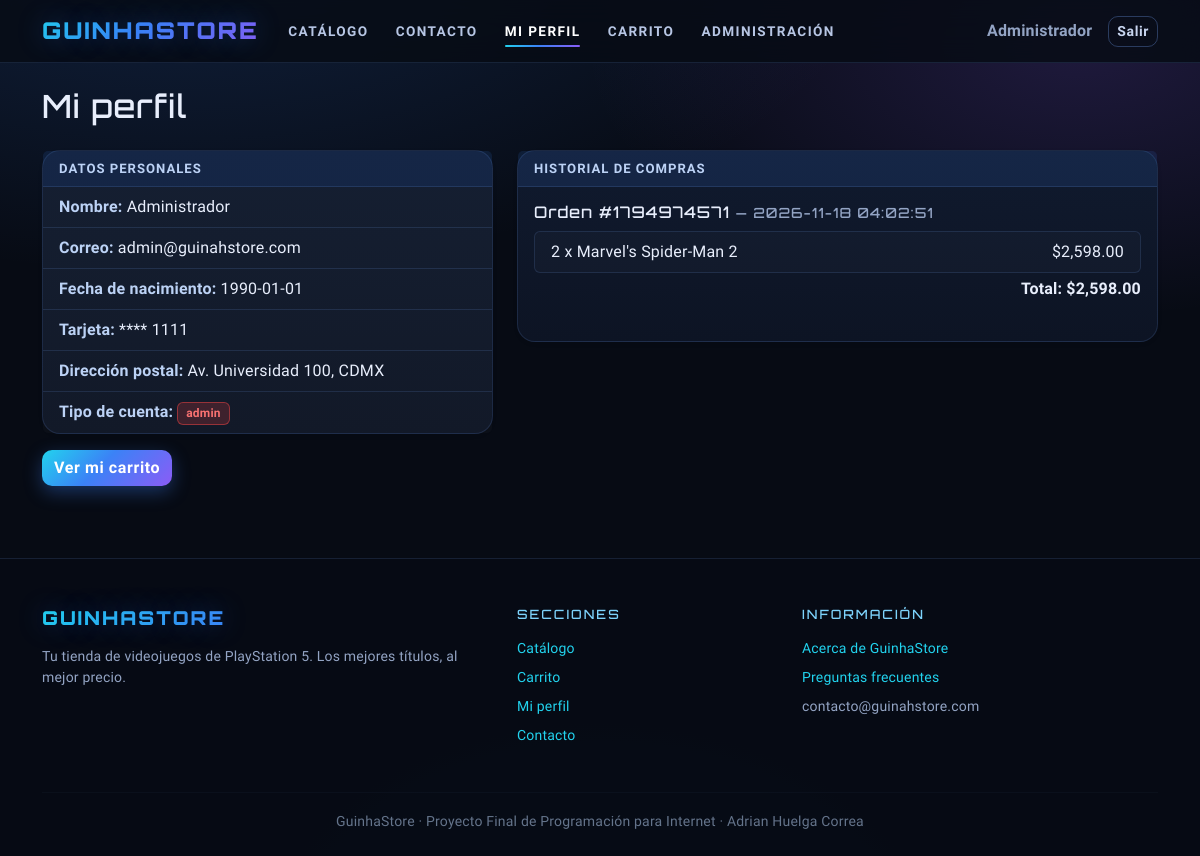
The app's page /perfil.php (signed in) with its own data.
### tables this page shows
CREATE TABLE `usuarios` (
  `id` int(11) NOT NULL AUTO_INCREMENT,
  `nombre` varchar(100) NOT NULL,
  `correo` varchar(150) NOT NULL,
  `contrasena` varchar(255) NOT NULL,
  `fecha_nacimiento` date DEFAULT NULL,
  `num_tarjeta` varchar(20) DEFAULT NULL,
  `direccion_postal` varchar(200) DEFAULT NULL,
  `rol` enum('cliente','admin') NOT NULL DEFAULT 'cliente',
  PRIMARY KEY (`id`),
  UNIQUE KEY `uq_correo` (`correo`)
);

CREATE TABLE `historial` (
  `id` int(11) NOT NULL AUTO_INCREMENT,
  `id_orden` int(11) NOT NULL,
  `id_usuario` int(11) NOT NULL,
  `id_producto` int(11) NOT NULL,
  `cantidad` int(11) NOT NULL DEFAULT 1,
  `precio_unitario` decimal(10,2) NOT NULL DEFAULT 0.00,
  `fecha` datetime NOT NULL DEFAULT current_timestamp(),
  PRIMARY KEY (`id`),
  KEY `idx_hist_usuario` (`id_usuario`),
  KEY `id_producto` (`id_producto`),
  CONSTRAINT `historial_ibfk_1` FOREIGN KEY (`id_usuario`) REFERENCES `usuarios` (`id`) ON DELETE CASCADE,
  CONSTRAINT `historial_ibfk_2` FOREIGN KEY (`id_producto`) REFERENCES `productos` (`id`) ON DELETE CASCADE
);

CREATE TABLE `productos` (
  `id` int(11) NOT NULL AUTO_INCREMENT,
  `nombre` varchar(150) NOT NULL,
  `descripcion` text DEFAULT NULL,
  `foto` mediumblob DEFAULT NULL,
  `precio` decimal(10,2) NOT NULL DEFAULT 0.00,
  `stock` int(11) NOT NULL DEFAULT 0,
  `fabricante` varchar(100) DEFAULT NULL,
  `origen` varchar(100) DEFAULT NULL,
  PRIMARY KEY (`id`)
);

### html/auth.php (called while the page is built, shortened)
<?php
function usuarioActual()
{
    return $_SESSION["usuario"] ?? null;
}

### html/util.php (called while the page is built, shortened)
<?php
function precio($valor)
{
    return "$" . number_format((float) $valor, 2);
}

### html/perfil.php (the view, shortened to what this page needs)
<?php
require "conexion.php";
require "util.php";
require "auth.php";
$usuario = usuarioActual();
$stmt = mysqli_prepare($con, "SELECT nombre, correo, fecha_nacimiento, num_tarjeta, direccion_postal, rol
                              FROM usuarios WHERE id = ?");
mysqli_stmt_bind_param($stmt, "i", $usuario["id"]);
mysqli_stmt_execute($stmt);
$r = mysqli_stmt_get_result($stmt);
$datos = mysqli_fetch_assoc($r);
$stmt = mysqli_prepare($con, "SELECT h.id_orden, h.cantidad, h.precio_unitario, h.fecha, p.nombre
                              FROM historial h JOIN productos p ON h.id_producto = p.id
                              WHERE h.id_usuario = ?
                              ORDER BY h.id_orden DESC, h.id ASC");
mysqli_stmt_bind_param($stmt, "i", $usuario["id"]);
mysqli_stmt_execute($stmt);
$r = mysqli_stmt_get_result($stmt);
$compras = mysqli_fetch_all($r, MYSQLI_ASSOC);
$ordenes = array();
foreach ($compras as $c) {
    if (!isset($ordenes[$c["id_orden"]])) {
        $ordenes[$c["id_orden"]] = array("fecha" => $c["fecha"], "items" => array(), "total" => 0);
    }
    $ordenes[$c["id_orden"]]["items"][] = $c;
    $ordenes[$c["id_orden"]]["total"] += $c["cantidad"] * $c["precio_unitario"];
}
$paginaActiva = "perfil";
include "header.php";
?>
<h1 class="h2 mb-4">Mi perfil</h1>
<div class="row g-4">
    <div class="col-lg-5">
        <div class="card shadow-sm">
            <div class="card-header bg-dark text-white">Datos personales</div>
            <ul class="list-group list-group-flush">
                <li class="list-group-item"><strong>Nombre:</strong> <?php echo htmlspecialchars($datos["nombre"]); ?></li>
                <li class="list-group-item"><strong>Correo:</strong> <?php echo htmlspecialchars($datos["correo"]); ?></li>
                <li class="list-group-item"><strong>Fecha de nacimiento:</strong>
                    <?php echo htmlspecialchars($datos["fecha_nacimiento"]); ?></li>
                <li class="list-group-item"><strong>Tarjeta:</strong>
                    **** <?php echo htmlspecialchars(substr($datos["num_tarjeta"], -4)); ?></li>
                <li class="list-group-item"><strong>Dirección postal:</strong>
                    <?php echo htmlspecialchars($datos["direccion_postal"]); ?></li>
                <li class="list-group-item"><strong>Tipo de cuenta:</strong>
                    <span class="badge bg-<?php echo $datos["rol"] === "admin" ? "danger" : "secondary"; ?>">
                        <?php echo htmlspecialchars($datos["rol"]); ?>
                    </span>
                </li>
            </ul>
        </div>
        <a href="carrito.php" class="btn btn-primary mt-3">Ver mi carrito</a>
    </div>
    <div class="col-lg-7">
        <div class="card shadow-sm">
            <div class="card-header bg-dark text-white">Historial de compras</div>
            <div class="card-body">
                <?php if (count($ordenes) === 0) { ?>
                    <p class="text-muted mb-0">Todavía no has realizado compras. <a href="index.php">Ir al catálogo</a>.</p>
                <?php } else { ?>
                    <?php foreach ($ordenes as $idOrden => $orden) { ?>
                        <div class="mb-4">
                            <h2 class="h6">
                                Orden #<?php echo $idOrden; ?>
                                <small class="text-muted">— <?php echo htmlspecialchars($orden["fecha"]); ?></small>
                            </h2>
                            <ul class="list-group mb-1">
                                <?php foreach ($orden["items"] as $it) { ?>
                                    <li class="list-group-item d-flex justify-content-between">
                                        <span>
                                            <?php echo (int) $it["cantidad"]; ?> x
                                            <?php echo htmlspecialchars($it["nombre"]); ?>
                                        </span>
                                        <span><?php echo precio($it["cantidad"] * $it["precio_unitario"]); ?></span>
                                    </li>
                                <?php } ?>
                            </ul>
                            <p class="text-end fw-bold mb-0">Total: <?php echo precio($orden["total"]); ?></p>
                        </div>
                    <?php } ?>
                <?php } ?>
            </div>
        </div>
    </div>
</div>
<?php include "footer.php"; ?>

### html/header.php (shortened to what this page needs)
<?php
require_once __DIR__ . "/auth.php";
$usuario = usuarioActual();
$paginaActiva = $paginaActiva ?? "";
?>
<!DOCTYPE html>
<html lang="es">
<head>
    <link href="https://cdn.jsdelivr.net/npm/bootstrap@5.3.3/dist/css/bootstrap.min.css" rel="stylesheet">
    <link rel="stylesheet" href="estilos.css">
</head>
<body>
    <nav class="navbar navbar-expand-lg navbar-dark">
        <div class="container">
            <a class="navbar-brand" href="index.php">GUINHASTORE</a>
            <div class="collapse navbar-collapse" id="menuPrincipal">
                <ul class="navbar-nav me-auto mb-2 mb-lg-0">
                    <li class="nav-item">
                        <a class="nav-link <?php echo $paginaActiva === 'catalogo' ? 'active' : ''; ?>"
                            href="index.php">Catálogo</a>
                    </li>
                    <li class="nav-item">
                        <a class="nav-link <?php echo $paginaActiva === 'contacto' ? 'active' : ''; ?>"
                            href="contacto.php">Contacto</a>
                    </li>
                    <?php if ($usuario) { ?>
                        <li class="nav-item">
                            <a class="nav-link <?php echo $paginaActiva === 'perfil' ? 'active' : ''; ?>"
                                href="perfil.php">Mi perfil</a>
                        </li>
                        <li class="nav-item">
                            <a class="nav-link <?php echo $paginaActiva === 'carrito' ? 'active' : ''; ?>"
                                href="carrito.php">Carrito</a>
                        </li>
                        <?php if ($usuario["rol"] === "admin") { ?>
                            <li class="nav-item">
                                <a class="nav-link <?php echo $paginaActiva === 'admin' ? 'active' : ''; ?>"
                                    href="admin.php">Administración</a>
                            </li>
                        <?php } ?>
                    <?php } ?>
                </ul>
                <ul class="navbar-nav align-items-lg-center">
                    <?php if ($usuario) { ?>
                        <li class="nav-item">
                            <span class="navbar-text me-3"><?php echo htmlspecialchars($usuario["nombre"]); ?></span>
                        </li>
                        <li class="nav-item">
                            <a class="btn btn-outline-secondary btn-sm" href="logout.php">Salir</a>
                        </li>
                    <?php } ?>
                </ul>
            </div>
        </div>
    </nav>
    <main class="container py-4">

### html/estilos.css (style rules this page uses)
:root { --bg: #070b14; --bg-2: #0d1424; --card: #101a2e; --card-2: #16203a; --border: rgba(120, 170, 255, .14); --text: #e8eefc; --muted: #93a4c4; --cian: #22d3ee; --azul: #3b82f6; --violeta: #8b5cf6; --rosa: #ec4899; --ok: #22c55e; --glow-azul: 0 0 28px rgba(59, 130, 246, .45); --glow-violeta: 0 0 28px rgba(139, 92, 246, .45); --grad: linear-gradient(135deg, var(--cian), var(--azul) 45%, var(--violeta)); }
body { background: radial-gradient(1200px 600px at 15% -10%, rgba(59, 130, 246, .20), transparent 60%), radial-gradient(900px 500px at 90% 5%, rgba(139, 92, 246, .18), transparent 55%), radial-gradient(900px 600px at 50% 110%, rgba(34, 211, 238, .10), transparent 60%), var(--bg); background-attachment: fixed; color: var(--text); font-family: 'Rajdhani', 'Segoe UI', system-ui, sans-serif; font-size: 16px; letter-spacing: .2px; min-height: 100vh; }
h1, h2, h3, h4, h5, h6, .display-5, .display-6 { font-family: 'Orbitron', 'Rajdhani', sans-serif; letter-spacing: 1px; }
a { color: var(--cian); text-decoration: none; }
.text-muted { color: var(--muted) !important; }
.navbar { background: rgba(7, 11, 20, .82) !important; backdrop-filter: blur(14px); -webkit-backdrop-filter: blur(14px); border-bottom: 1px solid var(--border); position: sticky; top: 0; z-index: 1030; padding-top: .55rem; padding-bottom: .55rem; }
.navbar-brand { font-family: 'Orbitron', sans-serif; font-weight: 900; font-size: 1.45rem; letter-spacing: 2px; background: var(--grad); -webkit-background-clip: text; background-clip: text; color: transparent !important; text-shadow: 0 0 26px rgba(59, 130, 246, .35); }
.navbar .nav-link { color: #b7c6e4 !important; font-weight: 600; text-transform: uppercase; font-size: .85rem; letter-spacing: 1.4px; position: relative; padding: .55rem .85rem !important; transition: color .2s; }
.navbar .nav-link:hover, .navbar .nav-link.active { color: #ffffff !important; }
.navbar .nav-link::after { content: ""; position: absolute; left: .85rem; right: .85rem; bottom: .18rem; height: 2px; border-radius: 2px; background: var(--grad); transform: scaleX(0); transform-origin: left; transition: transform .25s ease; }
.navbar .nav-link:hover::after, .navbar .nav-link.active::after { transform: scaleX(1); }
.navbar-text { color: var(--muted) !important; font-weight: 600; }
.btn { border-radius: 10px; font-weight: 700; letter-spacing: .6px; transition: all .2s ease; }
.btn-primary { background: var(--grad); border: none; color: #fff; box-shadow: 0 6px 18px rgba(59, 130, 246, .35); }
.btn-outline-dark, .btn-outline-secondary { color: #c7d4ee; border-color: rgba(120, 170, 255, .3); background: transparent; }
.card { background: linear-gradient(180deg, var(--card), var(--bg-2)); border: 1px solid var(--border); border-radius: 18px; color: var(--text); box-shadow: 0 16px 40px rgba(0, 0, 0, .45); }
.card-header { background: rgba(59, 130, 246, .12) !important; border-bottom: 1px solid var(--border); font-weight: 700; letter-spacing: 1px; text-transform: uppercase; font-size: .82rem; color: #bcd2f5 !important; }
.card-body { color: var(--text); }
.badge.bg-danger { background: rgba(239, 68, 68, .2) !important; color: #f87171 !important; border: 1px solid rgba(239, 68, 68, .5); }
.list-group-item { background: rgba(255, 255, 255, .02); border-color: var(--border); color: var(--text); }
.list-group-item strong { color: #bcd2f5; }

### records on screen
usuarios: nombre "Administrador", correo "admin@guinahstore.com", fecha_nacimiento "1990-01-01", num_tarjeta "1111", direccion_postal "Av. Universidad 100, CDMX", rol "admin"
historial: cantidad "2", id_producto.nombre "Marvel's Spider-Man 2", precio($it["cantidad"] * $it["precio_unitario"]) "$2,598.00"

### other values on screen
$idOrden "1794974571"
$orden["fecha"] "2026-11-18 04:02:51"
precio($orden["total"]) "$2,598.00"
